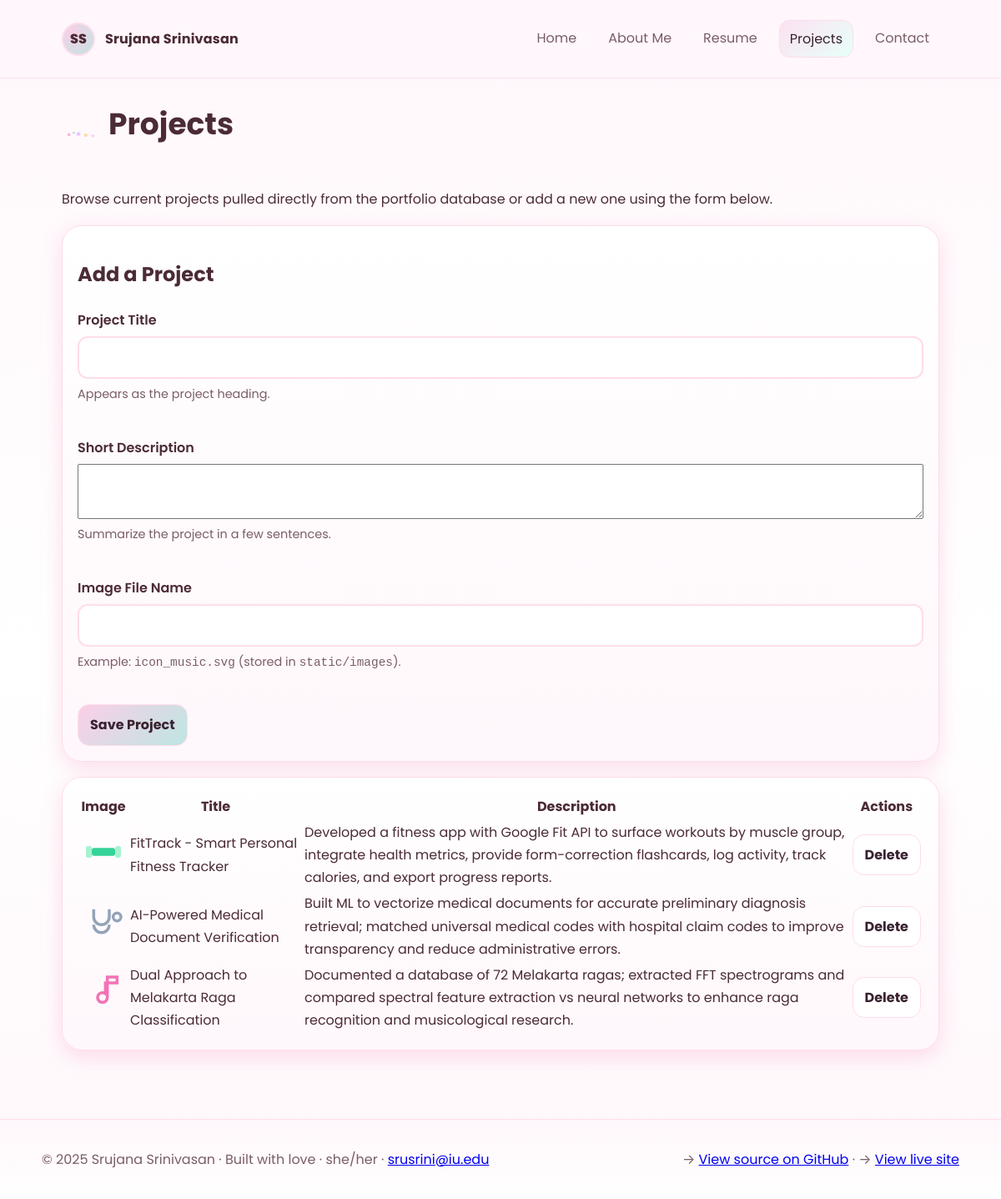
The app's page /projects with its own data.
### tables this page shows
CREATE TABLE projects (
                id INTEGER PRIMARY KEY AUTOINCREMENT,
                title TEXT NOT NULL,
                description TEXT NOT NULL,
                image_filename TEXT NOT NULL
            );

### app.py (the view)
@app.route('/projects', methods=['GET', 'POST'])
def projects():
    errors = {}
    form_data = {
        'title': request.form.get('title', '').strip(),
        'description': request.form.get('description', '').strip(),
        'image_filename': request.form.get('image_filename', '').strip(),
    }
    if request.method == 'POST':
        if not form_data['title']:
            errors['title'] = 'Project title is required.'
        if not form_data['description']:
            errors['description'] = 'Please add a short project description.'
        if not form_data['image_filename']:
            errors['image_filename'] = 'Include the image file name stored in static/images.'
        if not errors:
            add_project(
                form_data['title'],
                form_data['description'],
                form_data['image_filename'],
            )
            return redirect(url_for('projects'))
    else:
        form_data = {'title': '', 'description': '', 'image_filename': ''}
    project_rows = list_projects()
    return render_template(
        'projects.html',
        projects=project_rows,
        form_data=form_data,
        errors=errors,
    )

### DAL.py (called while the page is built)
def _get_connection() -> sqlite3.Connection:
    conn = sqlite3.connect(DB_PATH)
    conn.row_factory = sqlite3.Row
    return conn

def list_projects() -> List[Mapping[str, str]]:
    with _get_connection() as conn:
        rows = conn.execute(
            """
            SELECT id, title, description, image_filename
            FROM projects
            ORDER BY id DESC
            """
        ).fetchall()
    return [dict(row) for row in rows]

### templates/projects.html (shortened to what this page needs)
<!doctype html>
<html lang="en">
<head>
  <link rel="stylesheet" href="{{ url_for('static', filename='styles.css') }}">
</head>
<body>
  <header class="site-header">
    <div class="container header-inner">
      <a class="brand" href="{{ url_for('home') }}" aria-label="Home">
        <span class="brand-logo" aria-hidden="true">SS</span>
        <span class="brand-text">Srujana Srinivasan</span>
      </a>
      <nav aria-label="Primary">
        <ul id="primary-menu" class="nav-list">
<li><a href="{{ url_for('home') }}">Home</a></li>
<li><a href="{{ url_for('about') }}">About Me</a></li>
<li><a href="{{ url_for('resume') }}">Resume</a></li>
<li><a href="{{ url_for('projects') }}" class="active">Projects</a></li>
<li><a href="{{ url_for('contact') }}">Contact</a></li>
</ul>
      </nav>
    </div>
  </header>
  <main class="container">
<section class="prose">
  <div class="section-title">
    <img src="{{ url_for('static', filename='images/sparkle.svg') }}" alt="" aria-hidden="true">
    <h1>Projects</h1>
  </div>
  <p>Browse current projects pulled directly from the portfolio database or add a new one using the form below.</p>
</section>
<section class="section">
  <form method="post" action="{{ url_for('projects') }}" novalidate>
    <h2>Add a Project</h2>
    <div class="form-row">
      <label for="title">Project Title</label>
      <input id="title" name="title" type="text" value="{{ form_data.title }}" required aria-describedby="titleHint">
      <small id="titleHint" class="hint">Appears as the project heading.</small>
      <span class="error" aria-live="polite">{{ errors['title'] if errors and 'title' in errors else '' }}</span>
    </div>
    <div class="form-row">
      <label for="description">Short Description</label>
      <textarea id="description" name="description" rows="4" required aria-describedby="descriptionHint">{{ form_data.description }}</textarea>
      <small id="descriptionHint" class="hint">Summarize the project in a few sentences.</small>
      <span class="error" aria-live="polite">{{ errors['description'] if errors and 'description' in errors else '' }}</span>
    </div>
    <div class="form-row">
      <label for="image_filename">Image File Name</label>
      <input id="image_filename" name="image_filename" type="text" value="{{ form_data.image_filename }}" required aria-describedby="imageHint">
      <small id="imageHint" class="hint">Example: <code>icon_music.svg</code> (stored in <code>static/images</code>).</small>
      <span class="error" aria-live="polite">{{ errors['image_filename'] if errors and 'image_filename' in errors else '' }}</span>
    </div>
    <button class="btn" type="submit">Save Project</button>
  </form>
</section>
<section class="section">
  <table class="projects-table">
    <thead>
      <tr>
        <th scope="col">Image</th>
        <th scope="col">Title</th>
        <th scope="col">Description</th>
        <th scope="col">Actions</th>
      </tr>
    </thead>
    <tbody>
    {% if projects %}
      {% for project in projects %}
      <tr>
        <td>
          <img src="{{ url_for('static', filename='images/' ~ project['image_filename']) }}" alt="{{ project['title'] }} image" class="project-thumb">
        </td>
        <td>{{ project['title'] }}</td>
        <td>{{ project['description'] }}</td>
        <td>
          <form method="post" action="{{ url_for('remove_project', project_id=project['id']) }}">
            <button type="submit" class="btn btn-secondary">Delete</button>
          </form>
        </td>
      </tr>
      {% endfor %}
    {% else %}
      <tr>
        <td colspan="4">No projects yet. Add your first project from the form page.</td>
      </tr>
    {% endif %}
    </tbody>
  </table>
</section>
  </main>
  <footer class="site-footer">
    <div class="container footer-inner">
      <p>&copy; 2025 Srujana Srinivasan &middot; Built with love &middot; she/her &middot; <a href="mailto:srusrini@iu.edu">srusrini@iu.edu</a></p>
      <p>&rarr; <a href="https://github.com/srujana-srini/AiDD-srusrini-assignment5" target="_blank" rel="noopener">View source on GitHub</a> &middot; &rarr; <a href="https://srujana-srini.github.io/AiDD-srusrini-assignment5/" target="_blank" rel="noopener">View live site</a></p>
    </div>
  </footer>
</body>
</html>

### static/styles.css (style rules this page uses)
:root { --bg: #fff7fb; --panel: #fff; --text: #4b2b36; --muted: #7a5d68; --border: #ffdceb; --pink: #fbcfe8; --lav: #e9d5ff; --mint:#bde6e2; --peach:#ffd6a5; --accent:#f472b6; --radius: 18px; --shadow: 0 8px 24px rgba(245, 131, 179, .25); }
* { box-sizing:border-box }
html,body { margin:0;padding:0 }
body { font-family: "Poppins", ui-sans-serif, system-ui, -apple-system, "Segoe UI", Roboto, "Helvetica Neue", Arial; background: linear-gradient(180deg, #fff7fb 0%, #fff 55%, #fff7fb 100%); color: var(--text); line-height:1.7; }
.container { max-width:1100px;margin:0 auto;padding:24px }
.site-header { position:sticky;top:0;z-index:10;background:rgba(255,247,251,.85); backdrop-filter: blur(8px);border-bottom:1px solid var(--border); }
.header-inner { display:flex;align-items:center;justify-content:space-between;gap:16px }
.brand { display:flex;align-items:center;gap:12px;text-decoration:none;color:var(--text);font-weight:700 }
.brand-logo { display:inline-grid;place-items:center;width:40px;height:40px;border-radius:50%; background: radial-gradient(circle at 30% 30%, var(--pink), var(--mint)); color:#4b2b36;font-weight:800;border:2px solid var(--border); }
.brand-text { letter-spacing:.2px }
.nav-list { display:flex;gap:14px;list-style:none;margin:0;padding:0 }
.nav-list a { color:var(--muted);text-decoration:none;padding:8px 12px;border-radius:12px;display:inline-block }
.nav-list a.active { background:linear-gradient(135deg,#fde2f2,#e6fff9);border:1px solid var(--border);color:#3a2230 }
.btn { background:linear-gradient(135deg,#fbcfe8,#bde6e2);color:#3a2230;text-decoration:none;border:none;padding:10px 14px;border-radius:14px;font-weight:700;display:inline-block;border:1px solid var(--border) }
.btn-secondary { background:#fff }
.prose h1 { font-size:clamp(26px,4vw,36px);margin-top:0 }
.prose p,.prose li { color:var(--text) }
.section { background:linear-gradient(180deg,#fff,#fff7fb);border:1px solid var(--border);border-radius:24px;padding:18px;box-shadow:var(--shadow);margin:18px 0 }
.form-row { display:grid;gap:6px;margin:12px 0 }
input, button { font:inherit }
input[type="text"],input[type="email"],input[type="password"] { background:#fff;border:2px solid var(--border);color:var(--text); padding:10px 12px;border-radius:12px }
label { font-weight:600 }
.hint { color:var(--muted);font-size:.9rem }
.error { color:#b4235a;min-height:1.25em;display:block }
.section-title { display:flex;align-items:center;gap:10px }
.section-title img { width:46px;height:auto }
.site-footer { margin-top:40px;border-top:1px solid var(--border);background:linear-gradient(180deg,#fff7fb,#fff) }
.footer-inner { padding:18px 0;color:var(--muted);display:flex;align-items:center;justify-content:space-between;flex-wrap:wrap;gap:8px }

### records on screen
projects: image_filename (picture), title "FitTrack - Smart Personal Fitness Tracker", description "Developed a fitness app with Google Fit API to surface workouts by muscle group, integrate health metrics, provide form-correction flashcards, log activity, track calories, and export progress reports."
projects: image_filename (picture), title "AI-Powered Medical Document Verification", description "Built ML to vectorize medical documents for accurate preliminary diagnosis retrieval; matched universal medical codes with hospital claim codes to improve transparency and reduce administrative errors."
projects: image_filename (picture), title "Dual Approach to Melakarta Raga Classification", description "Documented a database of 72 Melakarta ragas; extracted FFT spectrograms and compared spectral feature extraction vs neural networks to enhance raga recognition and musicological research."
